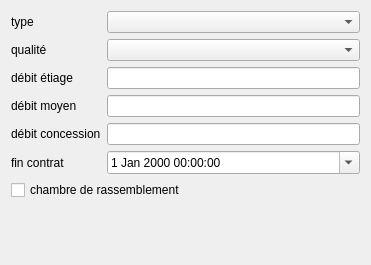
<?xml version="1.0" encoding="UTF-8"?>
<ui version="4.0">
 <class>Form</class>
 <widget class="QWidget" name="Form">
  <property name="geometry">
   <rect>
    <x>0</x>
    <y>0</y>
    <width>371</width>
    <height>265</height>
   </rect>
  </property>
  <property name="windowTitle">
   <string>Form</string>
  </property>
  <layout class="QFormLayout" name="formLayout">
   <property name="fieldGrowthPolicy">
    <enum>QFormLayout::AllNonFixedFieldsGrow</enum>
   </property>
   <item row="0" column="0">
    <widget class="QLabel" name="label_2">
     <property name="text">
      <string>type</string>
     </property>
    </widget>
   </item>
   <item row="0" column="1">
    <widget class="QComboBox" name="fk_source_type"/>
   </item>
   <item row="1" column="0">
    <widget class="QLabel" name="label_4">
     <property name="text">
      <string>qualité</string>
     </property>
    </widget>
   </item>
   <item row="1" column="1">
    <widget class="QComboBox" name="fk_quality"/>
   </item>
   <item row="2" column="0">
    <widget class="QLabel" name="label_6">
     <property name="text">
      <string>débit étiage</string>
     </property>
    </widget>
   </item>
   <item row="2" column="1">
    <widget class="QLineEdit" name="flow_lowest"/>
   </item>
   <item row="3" column="0">
    <widget class="QLabel" name="label_7">
     <property name="text">
      <string>débit moyen</string>
     </property>
    </widget>
   </item>
   <item row="3" column="1">
    <widget class="QLineEdit" name="flow_average"/>
   </item>
   <item row="4" column="0">
    <widget class="QLabel" name="label">
     <property name="text">
      <string>débit concession</string>
     </property>
    </widget>
   </item>
   <item row="4" column="1">
    <widget class="QLineEdit" name="flow_concession"/>
   </item>
   <item row="5" column="0">
    <widget class="QLabel" name="label_3">
     <property name="text">
      <string>fin contrat</string>
     </property>
    </widget>
   </item>
   <item row="5" column="1">
    <widget class="QgsDateTimeEdit" name="mDateTimeEdit">
     <property name="calendarPopup">
      <bool>true</bool>
     </property>
    </widget>
   </item>
   <item row="6" column="0" colspan="2">
    <widget class="QCheckBox" name="gathering_chamber">
     <property name="text">
      <string>chambre de rassemblement</string>
     </property>
    </widget>
   </item>
  </layout>
 </widget>
 <customwidgets>
  <customwidget>
   <class>QgsDateTimeEdit</class>
   <extends>QDateTimeEdit</extends>
   <header>qgsdatetimeedit.h</header>
  </customwidget>
 </customwidgets>
 <resources/>
 <connections/>
</ui>
